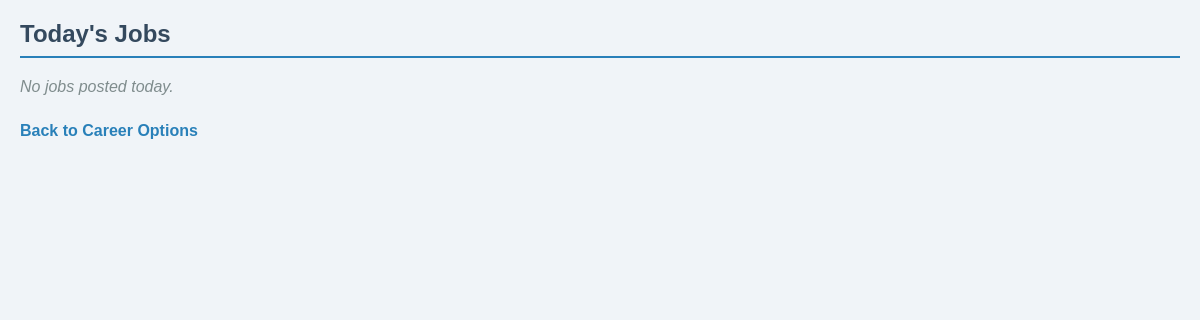
Page /todays_jobs on the earlier database version.
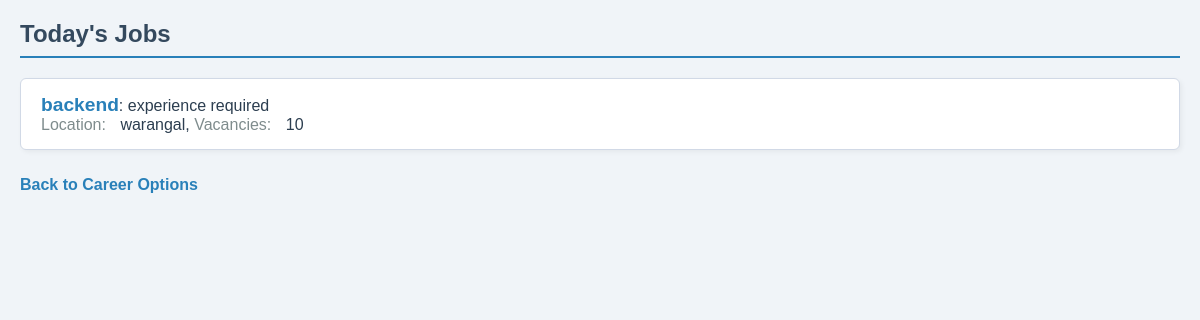
Same page on the later database version.
### tables this page shows
CREATE TABLE career_options (
            id INTEGER PRIMARY KEY AUTOINCREMENT,
            name TEXT NOT NULL,
            description TEXT NOT NULL,
            learn_more TEXT NOT NULL,
            skills_required TEXT,
            application_form_url TEXT,
            is_vacant INTEGER DEFAULT 1,
            total_labour_vacancy INTEGER DEFAULT 0,
            posted_by TEXT,
            posted_date DATETIME DEFAULT CURRENT_TIMESTAMP
        );

CREATE TABLE admin_profiles (
            username TEXT PRIMARY KEY,
            shop_name TEXT,
            total_labour_vacancy INTEGER,
            total_staff INTEGER,
            location TEXT,
            hand_based_salary TEXT,
            incentives TEXT,
            branches TEXT,
            contact_info TEXT,
            written_test TEXT,
            FOREIGN KEY(username) REFERENCES users(username)
        );

### app.py (the view)
@app.route('/todays_jobs')
def todays_jobs_page():
    db = get_db()
    today = date.today().isoformat()
    query = """
        SELECT c.id, c.name, c.description, c.skills_required, c.is_vacant,
                c.total_labour_vacancy, c.learn_more, c.application_form_url,
                ap.shop_name, ap.location, ap.contact_info
        FROM career_options c
        LEFT JOIN admin_profiles ap ON c.posted_by = ap.username
        WHERE c.is_vacant = 1 AND DATE(c.posted_date) = ?
        ORDER BY c.name ASC
    """
    jobs = db.execute(query, (today,)).fetchall()
    return render_template('todays_jobs.html', jobs=jobs)

### app.py (called while the page is built)
def get_db():
    db = getattr(g, '_database', None)
    if db is None:
        db = g._database = sqlite3.connect(DATABASE)
    db.row_factory = sqlite3.Row
    return db

@app.teardown_appcontext
def close_connection(exception):
    db = getattr(g, '_database', None)
    if db:
        db.close()

### templates/todays_jobs.html (shortened to what this page needs)
<!DOCTYPE html>
<html lang="en">
<head>
    <link rel="stylesheet" href="{{ url_for('static', filename='todays_jobs.css') }}">
</head>
<body>
    <h2>Today's Jobs</h2>
    {% if jobs %}
      <ul>
      {% for job in jobs %}
        <li>
          <strong>{{ job['name'] }}</strong>: {{ job['description'] }}<br />
          <em>Location:</em> {{ job['location'] or "N/A" }},
          <em>Vacancies:</em> {{ job['total_labour_vacancy'] }}<br />
        </li>
      {% endfor %}
      </ul>
    {% else %}
      <p>No jobs posted today.</p>
    {% endif %}
    <a href="{{ url_for('career_options') }}">Back to Career Options</a>
</body>
</html>

Differences in the rows shown:
added career_options: name "backend", description "experience required", location "warangal", total_labour_vacancy "10"
Other differences:
text no longer shown: "No jobs posted today."
